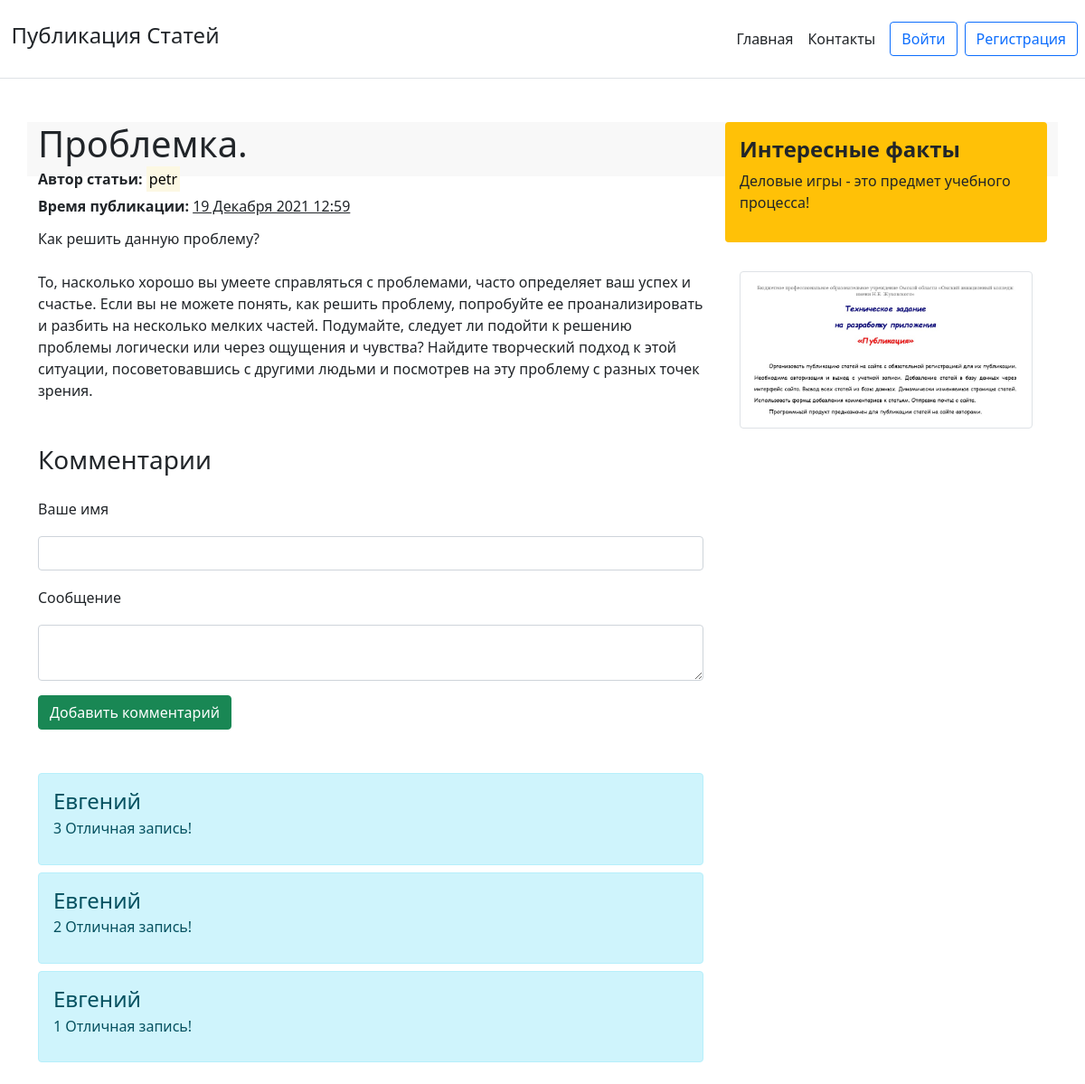
Screenshot of /news.php?id=3 with the database file from the repository.
### tables this page shows
CREATE TABLE `articles` (
  `id` int UNSIGNED NOT NULL,
  `title` varchar(255) NOT NULL,
  `intro` text NOT NULL,
  `text` text NOT NULL,
  `date` int UNSIGNED NOT NULL,
  `avtor` varchar(20) NOT NULL
);

CREATE TABLE `comments` (
  `id` int UNSIGNED NOT NULL,
  `name` varchar(25) NOT NULL,
  `mess` text NOT NULL,
  `article_id` int UNSIGNED NOT NULL
);

### news.php (the view, shortened to what this page needs)
<!doctype html>
<html lang="ru">
<head>
	<?php
		include_once 'mysql_connect.php';
		$sql = 'SELECT * FROM `articles` WHERE `id` = :id';
		$query = $pdo->prepare($sql);
		$query->execute(['id' => $_GET['id']]);
		$article = $query->fetch(PDO::FETCH_OBJ);
		include_once 'blocks/head.php';
	?>
</head>
<body>
	<?php include_once 'blocks/header.php'; ?>
	<main class="container mt-5">
		<div class="row">
			<div class="col-md-8 mb-3">
				<div class="jumbotron">
					<h1><?=$article->title?></h1>
					<p><b>Автор статьи: </b><mark><?=$article->avtor?></mark></p>
					<?php
						$date = date('d ', $article->date);
						$array = ["Января", "Февраля", "Марта", "Апреля", "Мая", "Июня", "Июля", "Августа", "Сентября", "Октября", "Ноября", "Декабря"];
						$date .= $array[date('n', $article->date) - 1];
						$date .= date(' Y', $article->date);
						$date .= date(' H:i', $article->date);
					?>
					<p><b>Время публикации: </b><u><?=$date?></u></p>
					<p class="dline">
						<?=$article->intro?>
						<br><br>
						<?=$article->text?>
					</p>
				</div>
				<h3 class="mt-5">Комментарии</h3>
				<form action="/news.php?id=<?=$_GET['id']?>" method="post">
					<label for="username">Ваше имя</label>
					<input type="text" name="username" value="<?=$_COOKIE['login']?>" id="username" class="form-control">
					<label for="mess">Сообщение</label>
					<textarea name="mess" id="mess" class="form-control"></textarea>
					<button type="submit" id="mess_send" class="btn btn-success mt-3 mb-5">
					Добавить комментарий
					</button>
				</form>
				<?php
					$sql = 'SELECT * FROM `comments` WHERE `article_id` = :id ORDER BY `id` DESC';
					$query = $pdo->prepare($sql);
					$query->execute(['id' => $_GET['id']]);
					$comments = $query->fetchAll(PDO::FETCH_OBJ);
					foreach ($comments as $comment){
						echo "<div class='alert alert-info mb-2'>
							<h4>$comment->name</h4>
							<p>$comment->mess</p>
						</div>";
					}
				?>
			</div>
	<?php include_once 'blocks/aside.php'; ?>
		</div>
	</main>
</body>
</html>

### css/main.css (style rules this page uses)
* { padding: 0; margin: 0; }
.container { width: 100%; height: 60px; line-height: 60px; background-color: #f8f8f8; }

### news.php (style rules this page uses)
p.dline { line-height: 1.5; }
P { line-height: 0.9em; }

### rows the page displays
articles: title "Проблемка.", avtor "petr", date "19 Декабря 2021 12:59", intro "Как решить данную проблему?", text "То, насколько хорошо вы умеете справляться с проблемами, часто определяет ваш успех и счастье. Если вы не можете понять, как решить проблему, попробуйте ее проанализировать и разбить на несколько мелких частей. Подумайте, следует ли подойти к решению проблемы логически или через ощущения и чувства? Найдите творческий подход к этой ситуации, посоветовавшись с другими людьми и посмотрев на эту проблему с разных точек зрения."
comments: name "Евгений", mess "3 Отличная запись!"
comments: name "Евгений", mess "2 Отличная запись!"
comments: name "Евгений", mess "1 Отличная запись!"
